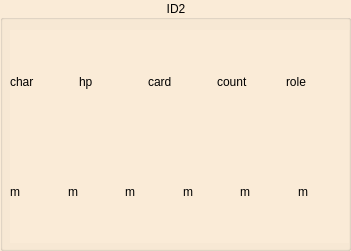
   <widget class="QGroupBox" name="gb2">
    <property name="geometry">
     <rect>
      <x>0</x>
      <y>0</y>
      <width>351</width>
      <height>251</height>
     </rect>
    </property>
    <property name="styleSheet">
     <string notr="true">background-color: #FAEBD7;</string>
    </property>
    <property name="title">
     <string>ID2</string>
    </property>
    <property name="alignment">
     <set>Qt::AlignCenter</set>
    </property>
    <widget class="QWidget" name="layoutWidget">
     <property name="geometry">
      <rect>
       <x>10</x>
       <y>30</y>
       <width>339</width>
       <height>213</height>
      </rect>
     </property>
     <layout class="QVBoxLayout" name="verticalLayout">
      <item>
       <layout class="QHBoxLayout" name="horizontalLayout_2">
        <item>
         <widget class="QLabel" name="char_2">
          <property name="sizePolicy">
           <sizepolicy hsizetype="Minimum" vsizetype="Minimum">
            <horstretch>0</horstretch>
            <verstretch>0</verstretch>
           </sizepolicy>
          </property>
          <property name="minimumSize">
           <size>
            <width>50</width>
            <height>100</height>
           </size>
          </property>
          <property name="text">
           <string>char</string>
          </property>
          <property name="scaledContents">
           <bool>true</bool>
          </property>
         </widget>
        </item>
        <item>
         <widget class="QLabel" name="hp_2">
          <property name="sizePolicy">
           <sizepolicy hsizetype="Minimum" vsizetype="Minimum">
            <horstretch>0</horstretch>
            <verstretch>0</verstretch>
           </sizepolicy>
          </property>
          <property name="minimumSize">
           <size>
            <width>50</width>
            <height>100</height>
           </size>
          </property>
          <property name="text">
           <string>hp</string>
          </property>
          <property name="scaledContents">
           <bool>true</bool>
          </property>
          <property name="alignment">
           <set>Qt::AlignLeading|Qt::AlignLeft|Qt::AlignVCenter</set>
          </property>
         </widget>
        </item>
        <item>
         <widget class="QLabel" name="card_2">
          <property name="sizePolicy">
           <sizepolicy hsizetype="Minimum" vsizetype="Minimum">
            <horstretch>0</horstretch>
            <verstretch>0</verstretch>
           </sizepolicy>
          </property>
          <property name="minimumSize">
           <size>
            <width>50</width>
            <height>100</height>
           </size>
          </property>
          <property name="styleSheet">
           <string notr="true"/>
          </property>
          <property name="text">
           <string>card</string>
          </property>
          <property name="scaledContents">
           <bool>true</bool>
          </property>
         </widget>
        </item>
        <item>
         <widget class="QLabel" name="count_2">
          <property name="sizePolicy">
           <sizepolicy hsizetype="Minimum" vsizetype="Minimum">
            <horstretch>0</horstretch>
            <verstretch>0</verstretch>
           </sizepolicy>
          </property>
          <property name="minimumSize">
           <size>
            <width>50</width>
            <height>100</height>
           </size>
          </property>
          <property name="text">
           <string>count</string>
          </property>
          <property name="scaledContents">
           <bool>true</bool>
          </property>
         </widget>
        </item>
        <item>
         <widget class="QLabel" name="role_2">
          <property name="sizePolicy">
           <sizepolicy hsizetype="Minimum" vsizetype="Minimum">
            <horstretch>0</horstretch>
            <verstretch>0</verstretch>
           </sizepolicy>
          </property>
          <property name="minimumSize">
           <size>
            <width>50</width>
            <height>100</height>
           </size>
          </property>
          <property name="text">
           <string>role</string>
          </property>
          <property name="scaledContents">
           <bool>true</bool>
          </property>
         </widget>
        </item>
       </layout>
      </item>
      <item>
       <layout class="QHBoxLayout" name="horizontalLayout">
        <item>
         <widget class="QLabel" name="m2_1">
          <property name="sizePolicy">
           <sizepolicy hsizetype="Minimum" vsizetype="Minimum">
            <horstretch>0</horstretch>
            <verstretch>0</verstretch>
           </sizepolicy>
          </property>
          <property name="minimumSize">
           <size>
            <width>50</width>
            <height>100</height>
           </size>
          </property>
          <property name="text">
           <string>m</string>
          </property>
          <property name="scaledContents">
           <bool>true</bool>
          </property>
         </widget>
        </item>
        <item>
         <widget class="QLabel" name="m2_2">
          <property name="sizePolicy">
           <sizepolicy hsizetype="Minimum" vsizetype="Minimum">
            <horstretch>0</horstretch>
            <verstretch>0</verstretch>
           </sizepolicy>
          </property>
          <property name="minimumSize">
           <size>
            <width>50</width>
            <height>100</height>
           </size>
          </property>
          <property name="text">
           <string>m</string>
          </property>
          <property name="scaledContents">
           <bool>true</bool>
          </property>
         </widget>
        </item>
        <item>
         <widget class="QLabel" name="m2_3">
          <property name="sizePolicy">
           <sizepolicy hsizetype="Minimum" vsizetype="Minimum">
            <horstretch>0</horstretch>
            <verstretch>0</verstretch>
           </sizepolicy>
          </property>
          <property name="minimumSize">
           <size>
            <width>50</width>
            <height>100</height>
           </size>
          </property>
          <property name="text">
           <string>m</string>
          </property>
          <property name="scaledContents">
           <bool>true</bool>
          </property>
         </widget>
        </item>
        <item>
         <widget class="QLabel" name="m2_4">
          <property name="sizePolicy">
           <sizepolicy hsizetype="Minimum" vsizetype="Minimum">
            <horstretch>0</horstretch>
            <verstretch>0</verstretch>
           </sizepolicy>
          </property>
          <property name="minimumSize">
           <size>
            <width>50</width>
            <height>100</height>
           </size>
          </property>
          <property name="text">
           <string>m</string>
          </property>
          <property name="scaledContents">
           <bool>true</bool>
          </property>
         </widget>
        </item>
        <item>
         <widget class="QLabel" name="m2_5">
          <property name="sizePolicy">
           <sizepolicy hsizetype="Minimum" vsizetype="Minimum">
            <horstretch>0</horstretch>
            <verstretch>0</verstretch>
           </sizepolicy>
          </property>
          <property name="minimumSize">
           <size>
            <width>50</width>
            <height>100</height>
           </size>
          </property>
          <property name="text">
           <string>m</string>
          </property>
          <property name="scaledContents">
           <bool>true</bool>
          </property>
         </widget>
        </item>
        <item>
         <widget class="QLabel" name="m2_6">
          <property name="sizePolicy">
           <sizepolicy hsizetype="Minimum" vsizetype="Minimum">
            <horstretch>0</horstretch>
            <verstretch>0</verstretch>
           </sizepolicy>
          </property>
          <property name="minimumSize">
           <size>
            <width>50</width>
            <height>100</height>
           </size>
          </property>
          <property name="text">
           <string>m</string>
          </property>
          <property name="scaledContents">
           <bool>true</bool>
          </property>
         </widget>
        </item>
       </layout>
      </item>
     </layout>
    </widget>
   </widget>
